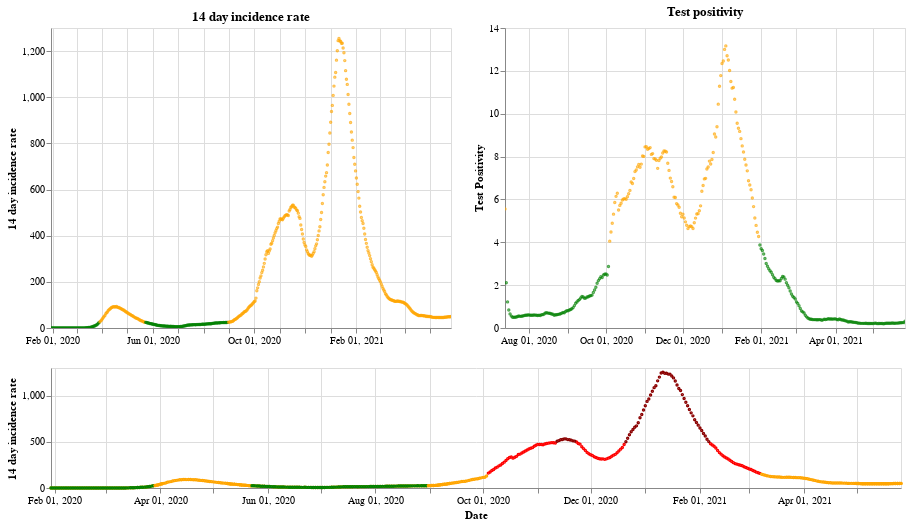

Write notebook code for a chart like this one.
### Markdown cell above
## England

### Code cell
plot_traffic_light('England')

### Figure 1 — Vega-Lite specification as saved in the notebook (floating-point values rounded to 4 significant figures; data arrays with more than 128 entries replaced by an {"elided": "..."} marker saying what was removed)
{"config": {"view": {"continuousWidth": 400, "continuousHeight": 300}}, "vconcat": [{"hconcat": [{"mark": {"type": "point", "size": 2}, "encoding": {"color": {"condition": {"value": "green", "test": "(datum.twoWeeklyCasesRate <= 25)"}, "value": "orange"}, "tooltip": [{"type": "nominal", "field": "areaName"}, {"type": "temporal", "field": "date"}, {"type": "quantitative", "field": "twoWeeklyCasesRate"}, {"type": "quantitative", "field": "testPositivity"}], "x": {"type": "temporal", "axis": {"title": ""}, "field": "date", "scale": {"domain": {"selection": "DateBrush"}}, "timeUnit": "yearmonthdate"}, "y": {"type": "quantitative", "axis": {"title": "14 day incidence rate"}, "field": "twoWeeklyCasesRate"}}, "title": "14 day incidence rate", "width": 400}, {"mark": {"type": "point", "size": 2}, "encoding": {"color": {"condition": {"value": "green", "test": "(datum.testPositivity <= 4)"}, "value": "orange"}, "tooltip": [{"type": "nominal", "field": "areaName"}, {"type": "temporal", "field": "date"}, {"type": "quantitative", "field": "twoWeeklyCasesRate"}, {"type": "quantitative", "field": "testPositivity"}], "x": {"type": "temporal", "axis": {"title": ""}, "field": "date", "scale": {"domain": {"selection": "DateBrush"}}, "timeUnit": "yearmonthdate"}, "y": {"type": "quantitative", "axis": {"title": "Test Positivity"}, "field": "testPositivity"}}, "title": "Test positivity", "width": 400}]}, {"layer": [{"mark": {"type": "point", "size": 2}, "encoding": {"color": {"condition": {"value": "orange", "test": "((50 && datum.twoWeeklyCasesRate) < 150)"}, "value": "red"}, "opacity": {"condition": {"value": 1, "test": "((50 && datum.twoWeeklyCasesRate) < 500)"}, "value": 0}, "tooltip": [{"type": "nominal", "field": "areaName"}, {"type": "temporal", "field": "date"}, {"type": "quantitative", "field": "twoWeeklyCasesRate"}, {"type": "quantitative", "field": "testPositivity"}], "x": {"type": "temporal", "axis": {"title": "Date"}, "field": "date", "timeUnit": "yearmonthdate"}, "y": {"type": "quantitative", "axis": {"title": "14 day incidence rate"}, "field": "twoWeeklyCasesRate"}}, "selection": {"DateBrush": {"type": "interval", "encodings": ["x"], "fields": ["Time"]}}, "width": 850}, {"mark": {"type": "point", "size": 2}, "encoding": {"color": {"value": "darkred"}, "opacity": {"condition": {"value": 1, "test": "(datum.twoWeeklyCasesRate >= 500)"}, "value": 0}, "tooltip": [{"type": "nominal", "field": "areaName"}, {"type": "temporal", "field": "date"}, {"type": "quantitative", "field": "twoWeeklyCasesRate"}, {"type": "quantitative", "field": "testPositivity"}], "x": {"type": "temporal", "axis": {"title": "Date"}, "field": "date", "timeUnit": "yearmonthdate"}, "y": {"type": "quantitative", "axis": {"title": "14 day incidence rate"}, "field": "twoWeeklyCasesRate"}}, "width": 400}, {"mark": {"type": "point", "size": 2}, "encoding": {"color": {"condition": {"value": "green", "test": "((4 && datum.twoWeeklyCasesRate) < 25)"}, "value": "orange"}, "opacity": {"condition": {"value": 1, "test": "(datum.twoWeeklyCasesRate < 50)"}, "value": 0}, "tooltip": [{"type": "nominal", "field": "areaName"}, {"type": "temporal", "field": "date"}, {"type": "quantitative", "field": "twoWeeklyCasesRate"}, {"type": "quantitative", "field": "testPositivity"}], "x": {"type": "temporal", "axis": {"title": "Date"}, "field": "date", "timeUnit": "yearmonthdate"}, "y": {"type": "quantitative", "axis": {"title": "14 day incidence rate"}, "field": "twoWeeklyCasesRate"}}, "width": 400}], "height": 120, "width": 800}], "data": {"name": "data-ac45f6448908ac5ea85aff47037dc064"}, "$schema": "https://vega.github.io/schema/vega-lite/v4.8.1.json", "datasets": {"data-ac45f6448908ac5ea85aff47037dc064": {"elided": "483 records"}}}
